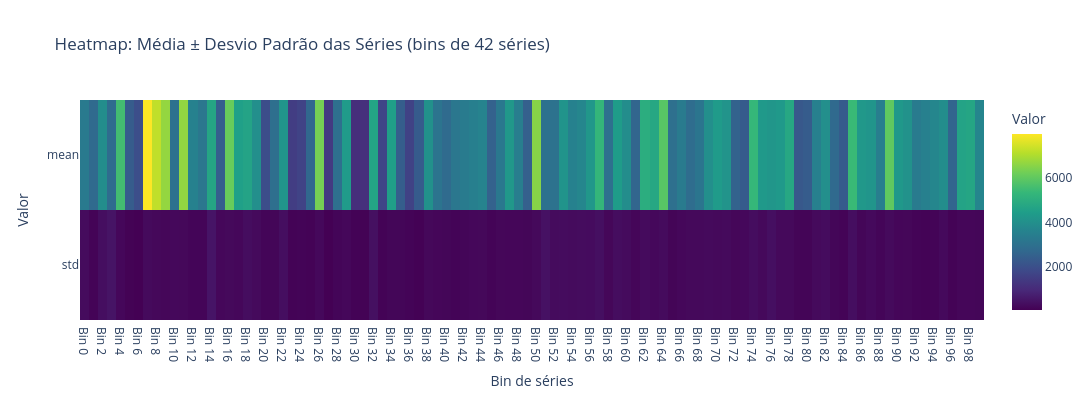
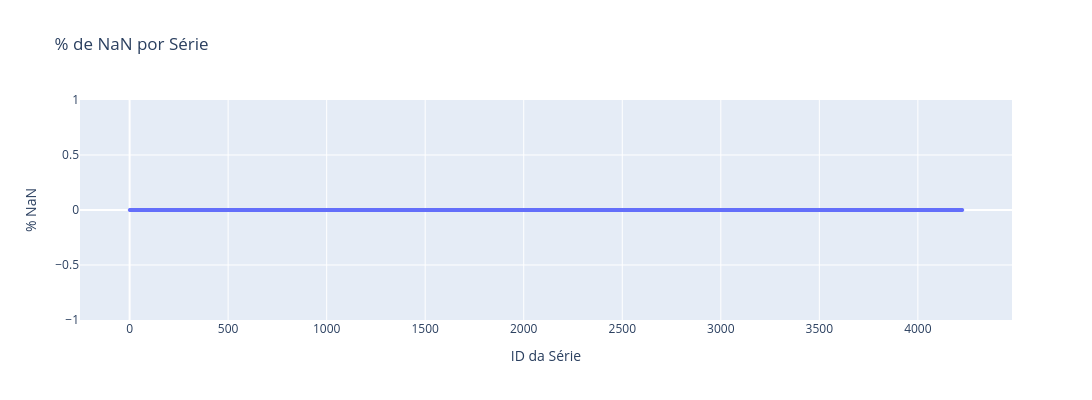

Notebook code for these charts, in order:
### Markdown cell above
## Exploratory Data Analysis

### Code cell
# ============================================================
# EXPLORAÇÃO E VISUALIZAÇÃO
# ============================================================

import numpy as np
import plotly.express as px
from statsmodels.tsa.stattools import acf, pacf
from darts.datasets.datasets import TimeSeries


# Função para calcular estatísticas de cada série
def calculate_series_stats(series: TimeSeries):
    """Calcula estatísticas para uma série temporal Darts."""
    # Converte para numpy array
    values_nan = series.values().flatten()

    values = np.array([elem for elem in values_nan if elem != np.nan])

    # Estatísticas básicas
    mean = np.mean(values)
    std = np.std(values)
    q1 = np.percentile(values, 25)
    q2 = np.percentile(values, 50)  # mediana
    q3 = np.percentile(values, 75)

    # Porcentagem de NaN
    pct_nan = (np.isnan(values).sum() / len(values)) * 100

    # Elementos acima de 3 desvios padrão
    above_3std = np.sum(np.abs(values - mean) > 3 * std)

    # ACF e PACF (até 20 lags ou menos se a série for menor)
    max_lags = min(20, len(values) // 2)
    if max_lags > 1:
        acf_values = acf(values, nlags=max_lags, fft=True)
        pacf_values = pacf(values, nlags=max_lags)
    else:
        acf_values = np.array([np.nan])
        pacf_values = np.array([np.nan])

    return {
        "mean": mean,
        "std": std,
        "q1": q1,
        "q2": q2,
        "q3": q3,
        "pct_nan": pct_nan,
        "above_3std": above_3std,
        "acf": acf_values,
        "pacf": pacf_values,
        "length": len(values),
    }


# Itera sobre todas as séries de treino
print("Calculando estatísticas para cada série...")
stats_list = []

for idx, series in enumerate(dataset.train_series):
    stats = calculate_series_stats(series)
    stats["series_id"] = idx
    stats_list.append(stats)

    if (idx + 1) % max(1, int(len(dataset.train_series) / 10)) == 0:
        print(f"Progresso: {((idx + 1) / len(dataset.train_series)) * 100:.1f}%")

print(f"Total de séries processadas: {len(stats_list)}")

# Cria DataFrame principal
df_stats = pd.DataFrame(
    [{k: v for k, v in s.items() if k not in ["acf", "pacf"]} for s in stats_list]
)

# Separa ACF e PACF em colunas
df_acf = pd.DataFrame(
    [s["acf"] for s in stats_list],
    columns=[f"acf_lag{i}" for i in range(len(stats_list[0]["acf"]))],
)
df_pacf = pd.DataFrame(
    [s["pacf"] for s in stats_list],
    columns=[f"pacf_lag{i}" for i in range(len(stats_list[0]["pacf"]))],
)

# Concatena tudo
df_stats = pd.concat([df_stats, df_acf, df_pacf], axis=1)

print(f"DataFrame de estatísticas criado: {df_stats.shape}")
print(df_stats.head())


# ============================================================
# VISUALIZAÇÕES
# ============================================================

# Heatmap: média +- desvio padrão das séries (bin=100)
# Criar bins de 100 em 100 séries
n_series = len(df_stats)
n_bins = 100
bin_size = n_series // n_bins

# Calcular média e std por bin
heatmap_data = []
for i in range(n_bins):
    start_idx = i * bin_size
    end_idx = min((i + 1) * bin_size, n_series)
    bin_series = df_stats.iloc[start_idx:end_idx]

    mean_val = bin_series["mean"].mean()
    std_val = bin_series["std"].mean()

    heatmap_data.append(
        {
            # "bin": i,
            "mean": mean_val,
            "std": std_val,
        }
    )

df_heatmap = pd.DataFrame(heatmap_data)

# Heatmap usando plotly
fig_heatmap = px.imshow(
    df_heatmap.T.values,
    labels=dict(x="Bin de séries", y="Valor", color="Valor"),
    x=[f"Bin {i}" for i in range(n_bins)],
    y=df_heatmap.columns.tolist(),
    title=f"Heatmap: Média ± Desvio Padrão das Séries (bins de {bin_size} séries)",
    color_continuous_scale="Viridis",
    aspect="auto",
)
fig_heatmap.update_layout(width=1200, height=400)
fig_heatmap.show()

# Scatter plot: % de NaN por série
fig_scatter = px.scatter(
    df_stats,
    x="series_id",
    y="pct_nan",
    title="% de NaN por Série",
    labels={"series_id": "ID da Série", "pct_nan": "% NaN"},
    hover_data=["length"],
)
fig_scatter.update_traces(marker=dict(size=4, opacity=0.6))
fig_scatter.update_layout(width=1200, height=400)
fig_scatter.show()

# Estatísticas resumidas
print("\n=== RESUMO DAS ESTATÍSTICAS ===")
print(f"Média global: {df_stats['mean'].mean():.4f}")
print(f"Desvio padrão médio: {df_stats['std'].mean():.4f}")
print(f"Séries com > 0% NaN: {(df_stats['pct_nan'] > 0).sum()}")
print(f"Máximo % NaN: {df_stats['pct_nan'].max():.1f}%")
print(f"Média de elementos acima de 3 std: {df_stats['above_3std'].mean():.2f}")

### Figure 1 — Plotly figure (JSON) as saved in the notebook; plotly's stock layout.template omitted (floating-point values rounded to 4 significant figures; data arrays with more than 128 entries replaced by an {"elided": "..."} marker saying what was removed)
{"data": [{"coloraxis": "coloraxis", "hovertemplate": "Bin de séries: %{x}<br>Valor: %{y}<br>Valor: %{z}<extra></extra>", "name": "0", "type": "heatmap", "x": ["Bin 0", "Bin 1", "Bin 2", "Bin 3", "Bin 4", "Bin 5", "Bin 6", "Bin 7", "Bin 8", "Bin 9", "Bin 10", "Bin 11", "Bin 12", "Bin 13", "Bin 14", "Bin 15", "Bin 16", "Bin 17", "Bin 18", "Bin 19", "Bin 20", "Bin 21", "Bin 22", "Bin 23", "Bin 24", "Bin 25", "Bin 26", "Bin 27", "Bin 28", "Bin 29", "Bin 30", "Bin 31", "Bin 32", "Bin 33", "Bin 34", "Bin 35", "Bin 36", "Bin 37", "Bin 38", "Bin 39", "Bin 40", "Bin 41", "Bin 42", "Bin 43", "Bin 44", "Bin 45", "Bin 46", "Bin 47", "Bin 48", "Bin 49", "Bin 50", "Bin 51", "Bin 52", "Bin 53", "Bin 54", "Bin 55", "Bin 56", "Bin 57", "Bin 58", "Bin 59", "Bin 60", "Bin 61", "Bin 62", "Bin 63", "Bin 64", "Bin 65", "Bin 66", "Bin 67", "Bin 68", "Bin 69", "Bin 70", "Bin 71", "Bin 72", "Bin 73", "Bin 74", "Bin 75", "Bin 76", "Bin 77", "Bin 78", "Bin 79", "Bin 80", "Bin 81", "Bin 82", "Bin 83", "Bin 84", "Bin 85", "Bin 86", "Bin 87", "Bin 88", "Bin 89", "Bin 90", "Bin 91", "Bin 92", "Bin 93", "Bin 94", "Bin 95", "Bin 96", "Bin 97", "Bin 98", "Bin 99"], "xaxis": "x", "y": ["mean", "std"], "yaxis": "y", "z": {"elided": "2x100 float values"}}], "layout": {"coloraxis": {"autocolorscale": false, "colorbar": {"title": {"text": "Valor"}}, "colorscale": [[0, "#440154"], [0.1111, "#482878"], [0.2222, "#3e4989"], [0.3333, "#31688e"], [0.4444, "#26828e"], [0.5556, "#1f9e89"], [0.6667, "#35b779"], [0.7778, "#6ece58"], [0.8889, "#b5de2b"], [1, "#fde725"]]}, "height": 400, "title": {"text": "Heatmap: Média ± Desvio Padrão das Séries (bins de 42 séries)"}, "width": 1200, "xaxis": {"anchor": "y", "domain": [0, 1], "title": {"text": "Bin de séries"}}, "yaxis": {"anchor": "x", "autorange": "reversed", "domain": [0, 1], "title": {"text": "Valor"}}}}

### Figure 2 — Plotly figure (JSON) as saved in the notebook; plotly's stock layout.template omitted (floating-point values rounded to 4 significant figures; data arrays with more than 128 entries replaced by an {"elided": "..."} marker saying what was removed)
{"data": [{"customdata": {"elided": "4227x1 int values"}, "hovertemplate": "ID da Série=%{x}<br>% NaN=%{y}<br>length=%{customdata[0]}<extra></extra>", "legendgroup": "", "marker": {"color": "#636efa", "opacity": 0.6, "size": 4, "symbol": "circle"}, "mode": "markers", "name": "", "showlegend": false, "type": "scattergl", "x": {"elided": "4227 int values"}, "xaxis": "x", "y": {"elided": "4227 float values"}, "yaxis": "y"}], "layout": {"height": 400, "legend": {"tracegroupgap": 0}, "title": {"text": "% de NaN por Série"}, "width": 1200, "xaxis": {"anchor": "y", "domain": [0, 1], "title": {"text": "ID da Série"}}, "yaxis": {"anchor": "x", "domain": [0, 1], "title": {"text": "% NaN"}}}}
